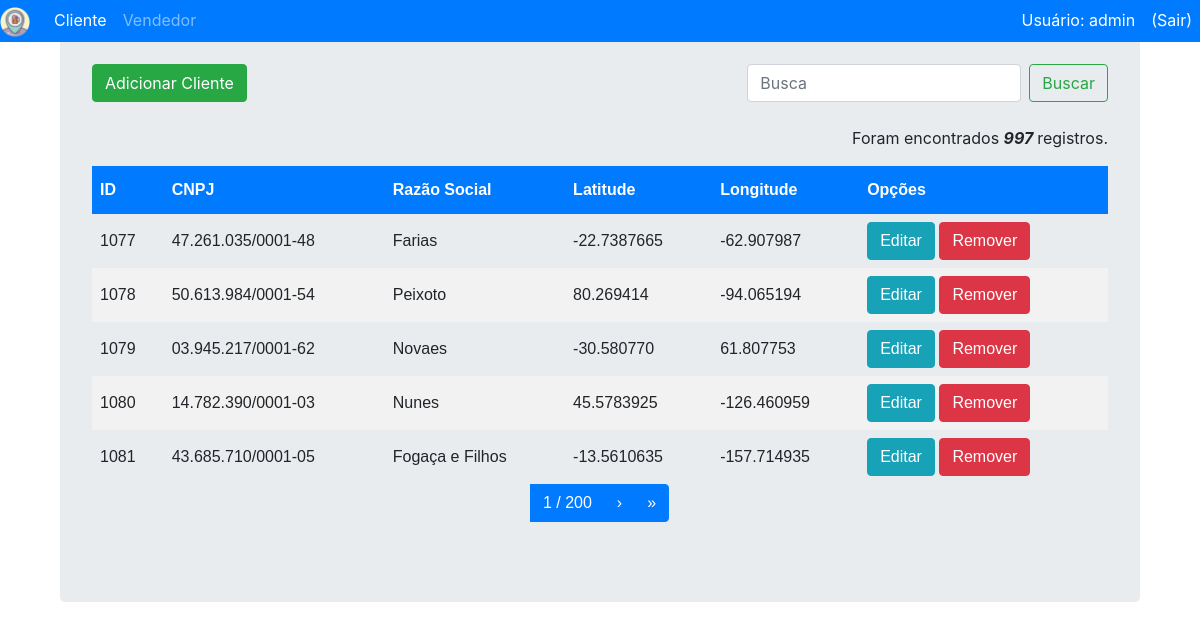
The page /cadastros/cliente/ (signed in) on the database its author committed.
### cadastros/models.py (models this page shows)
class Cliente(models.Model):
    cnpj = models.CharField(max_length=18)
    razao_social = models.CharField(max_length=40)
    latitude = models.CharField(max_length=12)
    longitude = models.CharField(max_length=12)
    class Meta:
        db_table = 'Clientes'

### cadastros/views.py (the view)
# urls.py: path('cliente/', views.listaCliente, name='lista-cliente'),
@login_required
def listaCliente(request):
    lista = Cliente.objects.order_by('id')
    query = request.GET.get("q")
    if query:
        lista = lista.filter(
            Q(id__icontains=query) |
            Q(cnpj__icontains=query) |
            Q(razao_social__icontains=query)
            ).distinct()
    paginator = Paginator(lista, 5) # Mostra 5 contatos por página
    try:
        page = int(request.GET.get('page', '1'))
    except ValueError:
        page = 1
    try:
        lista = paginator.page(page)
    except (EmptyPage, InvalidPage):
        lista = paginator.page(paginator.num_pages)
    total = paginator.count
    return render(request, 'cadastros/lista_cliente.html', {"lista":lista, "total": total})

### templates/cadastros/lista_cliente.html
{% extends "cadastros/base.html" %}
{% block body_block %}
<div class="container">
  <div class="jumbotron">
      <div class="row">
           <div class="col-auto mr-auto">
               <a href="{% url 'cadastros:adicionar-cliente' %}">
                  <button type="button" class="btn btn-success">Adicionar Cliente</button><br><br>
               </a>
           </div>
           <div class="col-auto">
              <form action="{% url 'cadastros:lista-cliente'%}" class="form-inline my-2 my-lg-0" >
                <input class="form-control mr-sm-2" name="q" type="search" placeholder="Busca" aria-label="Search" value='{{request.GET.q}}'>
                <button class="btn btn-outline-success my-2 my-sm-0" type="submit">Buscar</button>
              </form>
          </div>
      </div>
      {% include "cadastros/total_registros.html" %}
      <div class="tabela">
      {% if lista %}
          <table>
            <thead>
              <th>ID</th>
              <th>CNPJ</th>
              <th>Razão Social</th>
              <th>Latitude</th>
              <th>Longitude</th>
              <th>Opções </th>
            </thead>
            {% for acc in lista %}
              <tr>
                <td>{{ acc.id }} </td>
                <td>{{ acc.cnpj }}</td>
                <td>{{ acc.razao_social }}</td>
                <td>{{ acc.latitude }}</td>
                <td>{{ acc.longitude  }}</td>
                <td>
                    <a href="{% url 'cadastros:editar-cliente' acc.id %}"> <button type="button" class="btn btn-info">Editar</button></a>
                    <a href="{% url 'cadastros:apagar-cliente' acc.id %}"> <button type="button" class="btn btn-danger">Remover</button></a>
                </td>
              </tr>
            {% endfor %}
        </table>
      {% endif %}
      {% include "cadastros/paginacao.html" %}
    </div>
  </div>
</div>
{% endblock %}

### templates/cadastros/base.html (shortened to what this page needs)
<!DOCTYPE html>
{% load static %}
<html>
  <head>
    <link rel='stylesheet' type="text/css" href="{% static 'cadastros/css/cadastros.css' %}">
    <link rel="stylesheet" href="https://stackpath.bootstrapcdn.com/bootstrap/4.1.3/css/bootstrap.min.css"
>
    <link href="https://maxcdn.bootstrapcdn.com/font-awesome/4.7.0/css/font-awesome.min.css" rel="stylesheet">
  </head>
  <body>
    {% with request.resolver_match.url_name as url_name %}
    <nav class="navbar-collapse justify-content-between navbar-expand-lg navbar-dark bg-primary fixed-top " >
      <div class="navbar-nav">
        <ul class="navbar-nav mr-auto">
          <li class="nav-item">
            <a class="navbar-brand" href="{% url 'index' %}"><img src="{% static 'cadastros/images/favicon.ico' %}" width="30" height="30" alt=""></a>
          </li>
        {% if user.is_authenticated %}
          <li class="nav-item {% if url_name == 'lista-cliente' %} active {% endif %}">
            <a class="nav-link" href="{% url 'cadastros:lista-cliente' %}"> Cliente </a>
          </li>
          <li class="nav-item {% if url_name == 'lista-vendedor' %} active {% endif %}">
            <a class="nav-link" href="{% url 'cadastros:lista-vendedor' %}"> Vendedor </a>
          </li>
        </ul>
        <ul class="navbar-nav">
          <li class="nav-item active">
            <a class="nav-link" > Usuário: {{ user.username }} </a>
          </li>
          <li class="nav-item active">
            <a class="nav-link" href="{% url 'logout' %}">(Sair)</a>
          </li>
        </ul>
        {% endif %}
      </div>
    </nav>
    {% endwith %}
    <div class="container">
    {% block body_block %}
    {% endblock %}
    </div>
  </body>
</html>

### static/cadastros/css/cadastros.css (style rules this page uses)
table { font-family: "Trebuchet MS", Arial, Helvetica, sans-serif; border-collapse: collapse; width: 100%; }
th, td { padding: 8px; }
th { padding-top: 12px; padding-bottom: 12px; text-align: left; padding-top: 12px; padding-bottom: 12px; background-color: #007bff; color: white; }
tr:nth-child(even) { background-color: #f2f2f2; }
a:link { color: #495057; }

### rows shown on the page
Cliente: id "1077", cnpj "47.261.035/0001-48", razao_social "Farias", latitude "-22.7387665", longitude "-62.907987"
Cliente: id "1078", cnpj "50.613.984/0001-54", razao_social "Peixoto", latitude "80.269414", longitude "-94.065194"
Cliente: id "1079", cnpj "03.945.217/0001-62", razao_social "Novaes", latitude "-30.580770", longitude "61.807753"
Cliente: id "1080", cnpj "14.782.390/0001-03", razao_social "Nunes", latitude "45.5783925", longitude "-126.460959"
Cliente: id "1081", cnpj "43.685.710/0001-05", razao_social "Fogaça e Filhos", latitude "-13.5610635", longitude "-157.714935"

### other values the page prints
{{ user.username }} "admin"
{{ total }} "997"
{{ lista.number }} "1"
{{ lista.paginator.num_pages }} "200"
